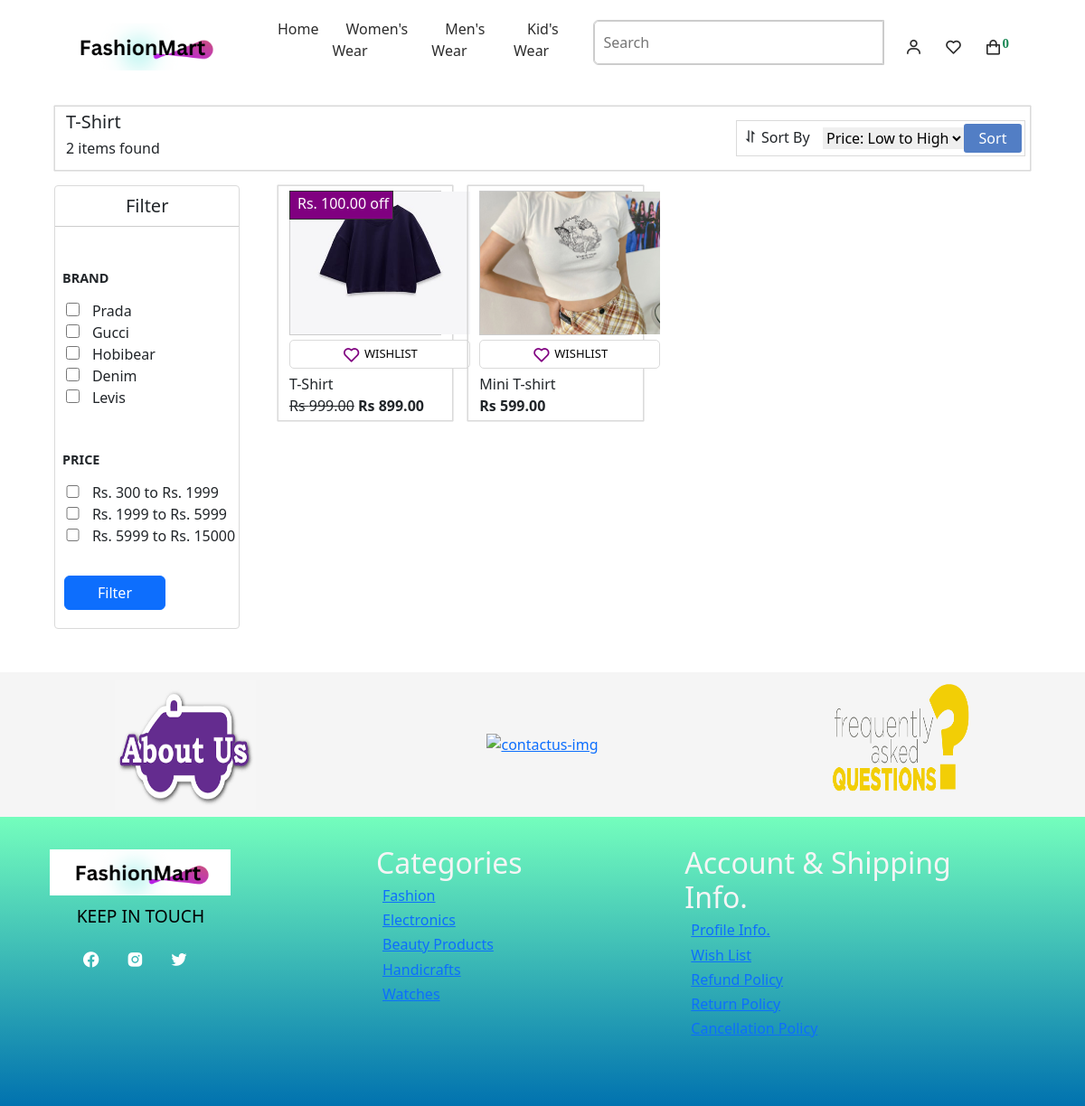
Page /subcategory/T-Shirt/ on the earlier database version.
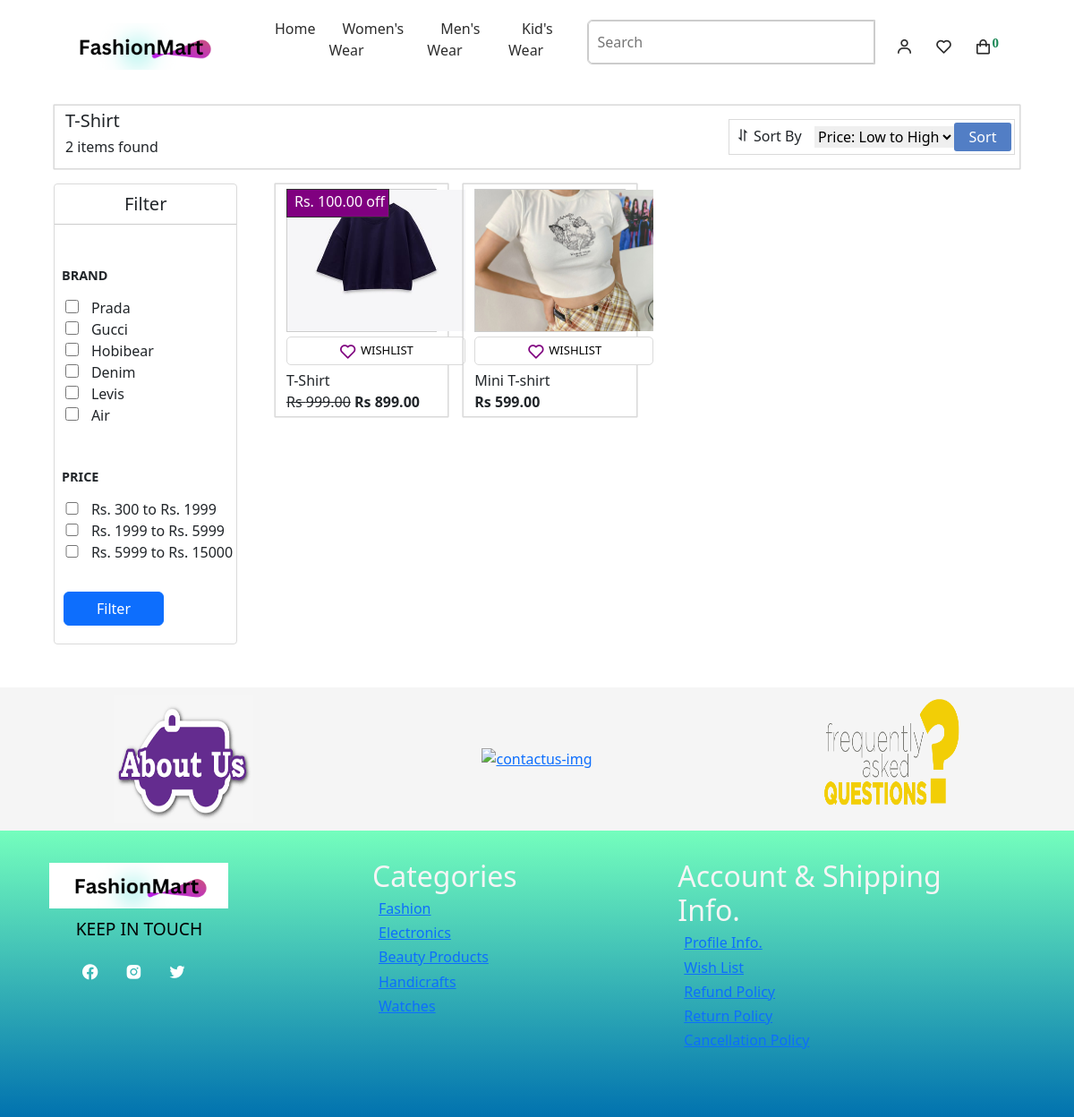
Same page on the later database version.
### myeSite/models.py (models this page shows, shortened)
class Brand(models.Model):
    name = models.CharField(max_length=255)

class Product(models.Model):
    name = models.CharField(max_length=255)
    code = models.CharField(max_length=8, default='361SVT', blank=True, null=True)
    description = models.TextField()
    stock_status = models.CharField(max_length=50, default='In Stock')
    old_price = models.DecimalField(max_digits=10, decimal_places=2, default=500,  null=True, blank=True)
    new_price = models.DecimalField(max_digits=10, decimal_places=2, default=400, null=False, blank=False)
    discount_price = models.DecimalField(max_digits=10, decimal_places=2, default=100,  null=True, blank=True)
    brand = models.ForeignKey(Brand, on_delete=models.CASCADE)
    category = models.ForeignKey(Category, on_delete=models.CASCADE)
    subcategory = models.ForeignKey(Subcategory, on_delete=models.CASCADE)
    image = models.ImageField(upload_to='product_images/')
    sizes = models.ManyToManyField(Size)
    isnew = models.BooleanField(default=False)
    search_keywords = models.CharField(max_length=100, blank=True, null=True, default="search_keyword_here")

### myeSite/views.py (the view, shortened to what this page needs)
# urls.py: path('subcategory/<str:subcategory_name>/', views.subcategory_details, name='product'),
def subcategory_details(request, subcategory_name):
    subcategory = get_object_or_404(Subcategory, name=subcategory_name)
    items = Product.objects.filter(subcategory=subcategory)
    brand = Brand.objects.all()
    selected_brands = request.GET.getlist('brands')
    selected_price_ranges = request.GET.getlist('price')
    if selected_brands:
        items = items.filter(brand__id__in=selected_brands)
    items_count = items.count()
    return render(request, 'myeSite/productPages/product-list.html', {
        'subcateogry':subcategory,
        'items':items,
        'item_count':items_count,
        'brands':brand
    })

### myeSite/context_processors.py (called while the page is built)
def categories_processor(request):
    categories = Category.objects.all().prefetch_related('subcategories')
    return {'categories': categories}

def wishlist_item_count(request):
    if request.user.is_authenticated:
        wishlist_item_count = Wishlist.objects.filter(user=request.user).count()
    else:
        wishlist_item_count = 0
    return {'wishlist_item_count': wishlist_item_count}

### myeSite/templates/myeSite/productPages/product-list.html (shortened to what this page needs)
{% extends "main.html" %}
{% load static %}
{% block tShirt %}
<div class="tshirt-section">
    <div class="firstheadingdiv">
        <div class="info-content">
            <h5>{{subcateogry.name}}</h5>
            <h6>{% if item_count %}{{ item_count }} items found {% else %} No items found {% endif %}</h6>
        </div>
        <div class="sortby">
            <h6><i class='bx bx-sort'></i>Sort By</h6>
            <form method="POST" action="{% url 'product' subcateogry.name %}">
                <select id="services" name="services">
                    <option value="lowtohighprice" {% if request.POST.services == 'lowtohighprice' %}selected{% endif %}>Price: Low to High</option>
                </select>
                <div class="sortbtn">
                <input type="submit" value="Sort">
                </div>
            </form>
        </div>
    </div>
    <div class="filter-product">
        <div class="filter">
            <h2 class="text-center fs-5">Filter</h2>
            <h5 class="ms-2 mt-5">BRAND</h5>
            <form action="{% url 'product' subcateogry.name %}" method="GET">
                <ul>
                    {% for brand in brands %}
                    <li><input type="checkbox" name="brands" value="{{ brand.id }}" id="brand_{{ brand.id }}" {% if brand.id|stringformat:"s" in request.GET.brands %} checked {% endif %}>
                    <label for="brand_{{ brand.id }}">{{ brand.name }}</label></li>
                    {% endfor %}
                </ul>
    <h5 class="ms-2 mt-5">PRICE</h5>
    <ul>
        <li>
            <input type="checkbox" name="price" value="1" id="price1" {% if '1' in request.GET.price %} checked {% endif %}>
            <label for="price1">Rs. 300 to Rs. 1999</label>
        </li>
        <li>
            <input type="checkbox" name="price" value="2" id="price2" {% if '2' in request.GET.price %} checked {% endif %}>
            <label for="price2">Rs. 1999 to Rs. 5999</label>
        </li>
        <li>
            <input type="checkbox" name="price" value="3" id="price3" {% if '3' in request.GET.price %} checked {% endif %}>
            <label for="price3">Rs. 5999 to Rs. 15000</label>
        </li>
    </ul>
                    <button type="submit" class="btn btn-primary mt-3">Filter</button>
                </form>
        </div>
        {% if items %}
        <div class="product">
            <div class="row">
                 {% for item in items %}
                <div class="product-card">
                    {% if item.discount_price %}
                    <div class="show-discount d-flex align-items-center"><p class="ms-2 mt-3">Rs. {{item.discount_price}} off</p></div>
                    {% endif %}
                    <div class="tshirt-img">
                        {% if item.image %}
                        <a href="{% url 'itemsDetail' item.pk %}"><img src="{{ item.image.url }}" alt="{{ item.name }}"></a>
                        {% else %}
                        <p>No image available</p>
                        {% endif %}
                    </div>
                    <form method="post" action="#">
                        <button type="submit" class="addToWishlist"><i class='bx bx-heart' id="wishlist_hearticon"></i>WISHLIST</button>
                    </form>
                    <div class="infoaboutproduct">
                        <p>{{ item.name }}</p>
                        {% if item.old_price %}
                        <span id='old-price' class="fw-light">Rs {{ item.old_price }}</span>
                        {% endif %}
                        <span id='new-price' class="fw-semibold">Rs {{ item.new_price  }}</span>
                    </div>
                </div>
                {% endfor %}
            </div>
            {% else %}
            <h4 class="text-danger fw-bold">No Items Available</h4>
            {% endif %}
        </div>
    </div>
</div>
{% endblock %}

Differences in the rows shown:
added Brand: name "Air"
